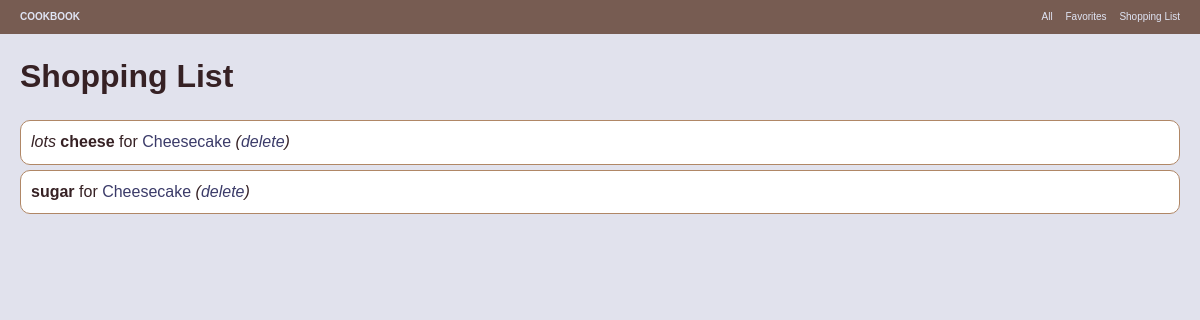
Page /shopping-list/ (signed in) on the earlier database version.
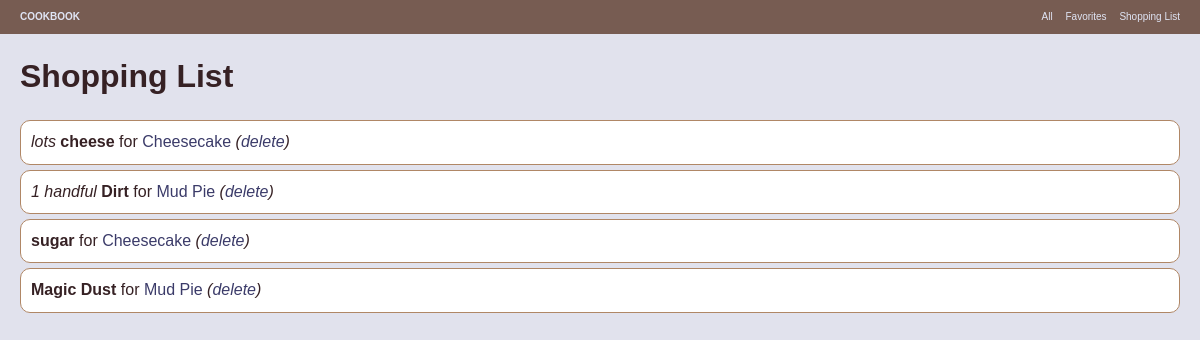
Same page on the later database version.
### cookbook/models.py (models this page shows, shortened)
class Ingredient(models.Model):
    recipe = models.ForeignKey(Recipe)
    order = models.IntegerField(blank=True, null=True)
    name = models.CharField(max_length=200)
    quantity = models.CharField(max_length=200, null=True, blank=True)
    needed_by = models.ManyToManyField(User, blank=True)
    class Meta:
        ordering = ["order"]

class Recipe(models.Model):
    title = models.CharField(max_length=200)
    description = models.TextField(null=True, blank=True)
    slug = models.SlugField()
    favorite_by = models.ManyToManyField(User, blank=True)
    recipe_tags = models.ManyToManyField(RecipeTag, blank=True)

### cookbook/views.py (the view)
# urls.py: url(r'^shopping-list/$', 'cookbook.views.shopping_list'),
@login_required
def shopping_list(request):
    needed_ingredients = Ingredient.objects.filter(needed_by=request.user)
    user = request.user
    return render_to_response('recipes/shopping-list.html', {'ingredients': needed_ingredients, 'user': user})

### templates/recipes/shopping-list.html
{% extends "base.html" %}
{% block main_content %}
<h1>Shopping List</h1>
{% if ingredients|length > 0 %}
<ul class="shopping_list">
  {% for i in ingredients %}
  <li>{% if i.quantity %}<em>{{ i.quantity }}</em> {% endif %}<strong>{{ i.name }}</strong> for <a href="/recipes/{{ i.recipe.slug }}/">{{ i.recipe.title }}</a> <em>(<a href="/shopping-list/{{ i.pk }}/delete/">delete</a>)</em></li>
  {% endfor %}
</ul>
{% else %}
<p>You have no items in your shopping list.</p>
{% endif %}
{% endblock %}

Differences in the rows shown:
added Ingredient: quantity "1 handful", name "Dirt", recipe "Mud Pie"
added Ingredient: name "Magic Dust", recipe "Mud Pie"
